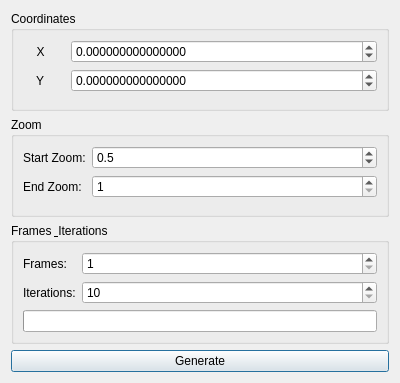
<?xml version="1.0" encoding="UTF-8"?>
<ui version="4.0">
 <class>Dialog</class>
 <widget class="QDialog" name="Dialog">
  <property name="geometry">
   <rect>
    <x>0</x>
    <y>0</y>
    <width>400</width>
    <height>383</height>
   </rect>
  </property>
  <property name="windowTitle">
   <string>Animation Settings</string>
  </property>
  <layout class="QVBoxLayout" name="verticalLayout">
   <item>
    <widget class="QGroupBox" name="groupBoxCoordinates">
     <property name="title">
      <string>Coordinates</string>
     </property>
     <layout class="QFormLayout" name="formLayoutCoordinates">
      <item row="0" column="1">
       <widget class="QDoubleSpinBox" name="endXSpinBox">
        <property name="decimals">
         <number>15</number>
        </property>
        <property name="minimum">
         <double>-100.000000000000000</double>
        </property>
        <property name="maximum">
         <double>100.000000000000000</double>
        </property>
        <property name="singleStep">
         <double>0.000001000000000</double>
        </property>
       </widget>
      </item>
      <item row="1" column="0">
       <widget class="QLabel" name="label_7">
        <property name="text">
         <string>    Y    </string>
        </property>
       </widget>
      </item>
      <item row="0" column="0">
       <widget class="QLabel" name="label_3">
        <property name="text">
         <string>    X      </string>
        </property>
        <property name="alignment">
         <set>Qt::AlignCenter</set>
        </property>
       </widget>
      </item>
      <item row="1" column="1">
       <widget class="QDoubleSpinBox" name="endYSpinBox">
        <property name="decimals">
         <number>15</number>
        </property>
        <property name="minimum">
         <double>-100.000000000000000</double>
        </property>
        <property name="maximum">
         <double>100.000000000000000</double>
        </property>
        <property name="singleStep">
         <double>0.000001000000000</double>
        </property>
       </widget>
      </item>
     </layout>
    </widget>
   </item>
   <item>
    <widget class="QGroupBox" name="groupBoxZoom">
     <property name="title">
      <string>Zoom</string>
     </property>
     <layout class="QFormLayout" name="formLayoutZoom">
      <item row="0" column="0">
       <widget class="QLabel" name="label_10">
        <property name="text">
         <string>Start Zoom:</string>
        </property>
       </widget>
      </item>
      <item row="0" column="1">
       <widget class="QDoubleSpinBox" name="spinStartZoom">
        <property name="decimals">
         <number>1</number>
        </property>
        <property name="minimum">
         <double>0.100000000000000</double>
        </property>
        <property name="maximum">
         <double>10000000000.000000000000000</double>
        </property>
        <property name="singleStep">
         <double>0.100000000000000</double>
        </property>
        <property name="value">
         <double>0.500000000000000</double>
        </property>
       </widget>
      </item>
      <item row="1" column="0">
       <widget class="QLabel" name="label_11">
        <property name="text">
         <string>End Zoom:</string>
        </property>
       </widget>
      </item>
      <item row="1" column="1">
       <widget class="QDoubleSpinBox" name="spinEndZoom">
        <property name="decimals">
         <number>0</number>
        </property>
        <property name="minimum">
         <double>1.000000000000000</double>
        </property>
        <property name="maximum">
         <double>10000000.000000000000000</double>
        </property>
        <property name="singleStep">
         <double>0.100000000000000</double>
        </property>
        <property name="value">
         <double>1.000000000000000</double>
        </property>
       </widget>
      </item>
     </layout>
    </widget>
   </item>
   <item>
    <widget class="QGroupBox" name="groupBoxFrames">
     <property name="title">
      <string>Frames &amp; Iterations</string>
     </property>
     <layout class="QFormLayout" name="formLayoutFrames">
      <item row="0" column="0">
       <widget class="QLabel" name="label_13">
        <property name="text">
         <string>Frames:</string>
        </property>
       </widget>
      </item>
      <item row="0" column="1">
       <widget class="QSpinBox" name="spinFrames">
        <property name="minimum">
         <number>1</number>
        </property>
        <property name="maximum">
         <number>5000</number>
        </property>
       </widget>
      </item>
      <item row="1" column="0">
       <widget class="QLabel" name="label_14">
        <property name="text">
         <string>Iterations:</string>
        </property>
       </widget>
      </item>
      <item row="1" column="1">
       <widget class="QSpinBox" name="spinIterations">
        <property name="minimum">
         <number>10</number>
        </property>
        <property name="maximum">
         <number>50000</number>
        </property>
        <property name="singleStep">
         <number>50</number>
        </property>
       </widget>
      </item>
      <item row="2" column="0" colspan="2">
       <widget class="QProgressBar" name="progressBar">
        <property name="value">
         <number>0</number>
        </property>
        <property name="textVisible">
         <bool>false</bool>
        </property>
       </widget>
      </item>
     </layout>
    </widget>
   </item>
   <item>
    <widget class="QPushButton" name="btnGenerateVideo">
     <property name="text">
      <string>Generate</string>
     </property>
    </widget>
   </item>
  </layout>
 </widget>
 <resources/>
 <connections/>
</ui>
